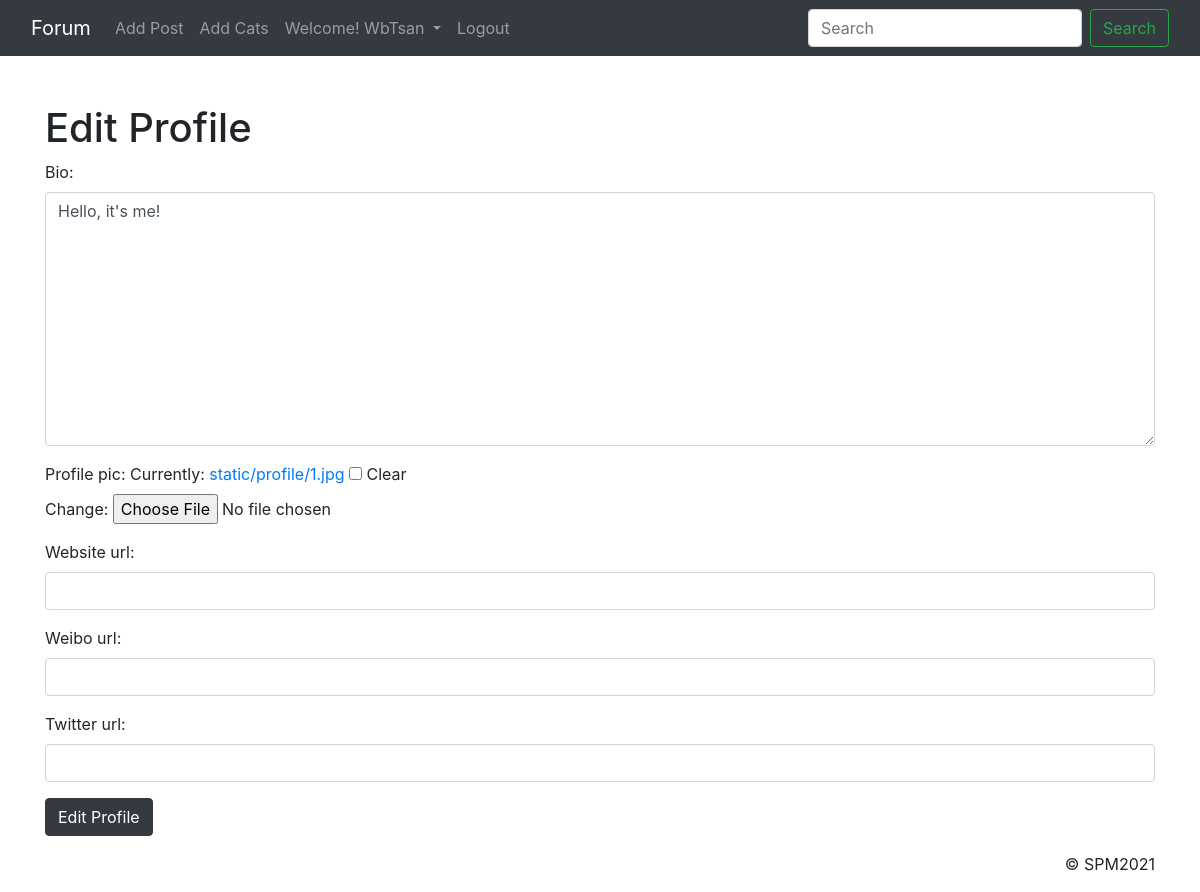
Before: /members/1/edit_profile_page (signed in) with the older database file.
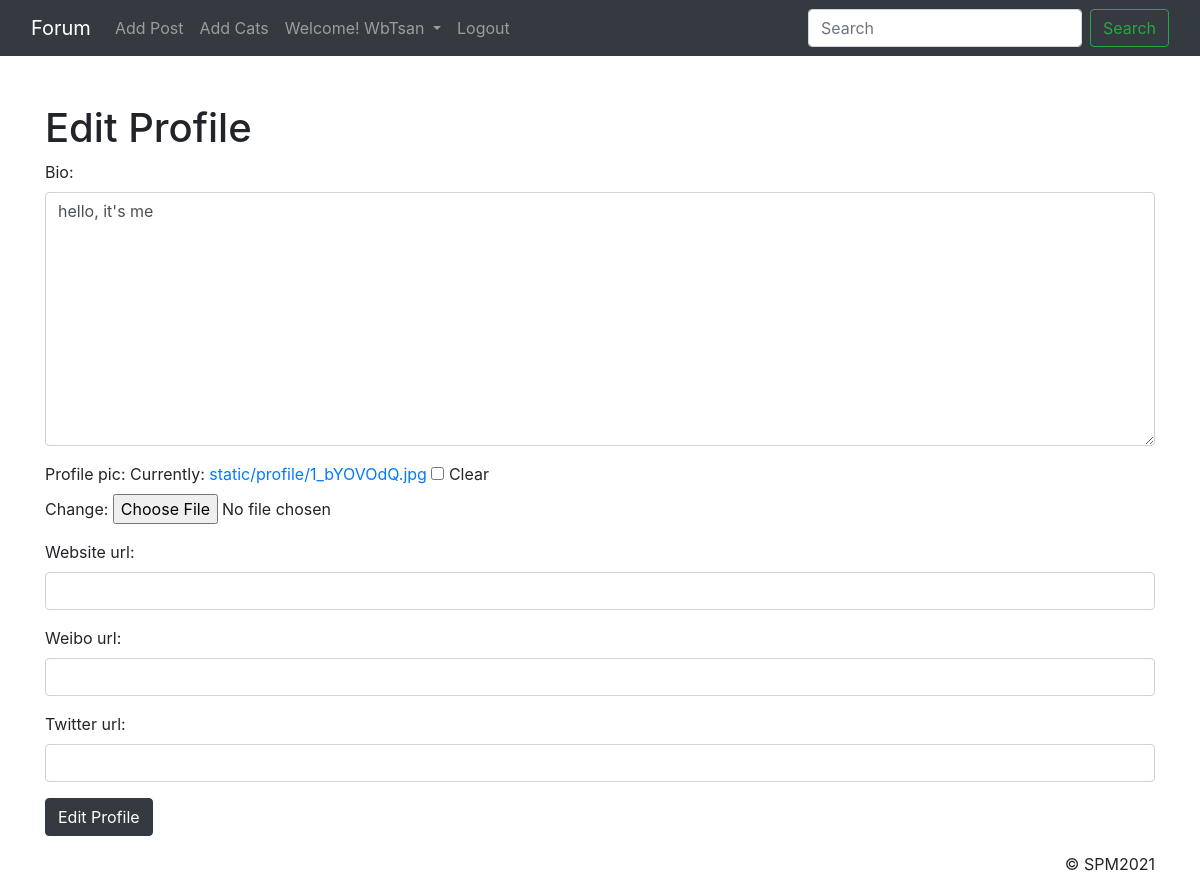
After: the same page with the newer database file.
### myblog/models.py (models this page shows, shortened)
class Profile(models.Model):
    user = models.OneToOneField(User, null=True, on_delete=models.CASCADE)
    bio = models.TextField(blank=True, null=True)
    profile_pic = models.ImageField(blank=True, null=True, upload_to='static/profile/')
    website_url = models.URLField(max_length=255, blank=True, null=True)
    weibo_url = models.URLField(max_length=255, blank=True, null=True)
    twitter_url = models.URLField(max_length=255, blank=True, null=True)

### members/views.py (the view)
# urls.py: path('<int:pk>/edit_profile_page', EditProfilePageView.as_view(), name='edit_profile_page'),
class EditProfilePageView(generic.UpdateView):
    model = Profile
    template_name = 'registration/edit_profile_page.html'
    form_class = ProfilePageForm
    success_url = reverse_lazy('home')

### members/forms.py
class ProfilePageForm(forms.ModelForm):
    class Meta:
        model = Profile
        fields = ('bio', 'profile_pic', 'website_url', 'weibo_url', 'twitter_url')
        widgets = {
            'bio': forms.Textarea(attrs={'class': 'form-control'}),
            'website_url': forms.URLInput(attrs={'class': 'form-control'}),
            'weibo_url': forms.URLInput(attrs={'class': 'form-control'}),
            'twitter_url': forms.URLInput(attrs={'class': 'form-control'}),
        }

### members/templates/registration/edit_profile_page.html (shortened to what this page needs)
{% extends 'base.html' %}
{% block content %}
    {% if user.is_authenticated %}
        {% if user.id == profile.user.id %}
            <br/>
            <h1>Edit Profile </h1>
            <div class="form-group">
                <form method="POST" enctype="multipart/form-data">
                    {{ form.as_p }}
                    <button class="btn btn-dark">Edit Profile</button>
                </form>
            </div>
        {% else %}
            You are not able to edit others' profile
        {% endif %}
    {% else %}
        Piss  off
    {% endif %}
{% endblock %}

Changed rows visible on the page:
changed Profile: bio "Hello, it's me!" → "hello, it's me"
Other visible differences:
text no longer shown: "Bio: Profile pic: Currently: static/profile/1.jpg Clear Change: Website url: Weibo url: Twitter url:"
text now shown: "Bio: Profile pic: Currently: static/profile/1_bYOVOdQ.jpg Clear Change: Website url: Weibo url: Twitter url:"
